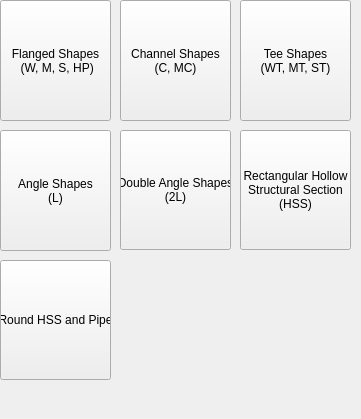
      <widget class="QWidget" name="page_9">
       <property name="geometry">
        <rect>
         <x>0</x>
         <y>0</y>
         <width>361</width>
         <height>419</height>
        </rect>
       </property>
       <attribute name="label">
        <string>Steel - ASIC US Customary Designations</string>
       </attribute>
       <widget class="QPushButton" name="usPipe">
        <property name="geometry">
         <rect>
          <x>0</x>
          <y>260</y>
          <width>111</width>
          <height>120</height>
         </rect>
        </property>
        <property name="text">
         <string>Round HSS and Pipe</string>
        </property>
       </widget>
       <widget class="QPushButton" name="usAngle">
        <property name="geometry">
         <rect>
          <x>0</x>
          <y>130</y>
          <width>111</width>
          <height>121</height>
         </rect>
        </property>
        <property name="text">
         <string>Angle Shapes
(L)</string>
        </property>
       </widget>
       <widget class="QPushButton" name="usRecthollowsection">
        <property name="geometry">
         <rect>
          <x>240</x>
          <y>130</y>
          <width>111</width>
          <height>120</height>
         </rect>
        </property>
        <property name="text">
         <string>Rectangular Hollow
Structural Section
(HSS)</string>
        </property>
       </widget>
       <widget class="QPushButton" name="usChannel">
        <property name="geometry">
         <rect>
          <x>120</x>
          <y>0</y>
          <width>111</width>
          <height>121</height>
         </rect>
        </property>
        <property name="text">
         <string>Channel Shapes
(C, MC)</string>
        </property>
       </widget>
       <widget class="QPushButton" name="usFlanged">
        <property name="geometry">
         <rect>
          <x>0</x>
          <y>0</y>
          <width>111</width>
          <height>121</height>
         </rect>
        </property>
        <property name="text">
         <string>Flanged Shapes
 (W, M, S, HP)</string>
        </property>
       </widget>
       <widget class="QPushButton" name="usDoubleangle">
        <property name="geometry">
         <rect>
          <x>120</x>
          <y>130</y>
          <width>111</width>
          <height>120</height>
         </rect>
        </property>
        <property name="text">
         <string>Double Angle Shapes
(2L)</string>
        </property>
       </widget>
       <widget class="QPushButton" name="usT">
        <property name="geometry">
         <rect>
          <x>240</x>
          <y>0</y>
          <width>111</width>
          <height>121</height>
         </rect>
        </property>
        <property name="text">
         <string>Tee Shapes
(WT, MT, ST)</string>
        </property>
       </widget>
      </widget>
